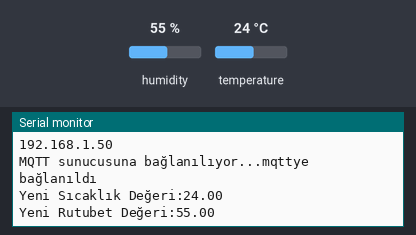
A sketch run on a simulated ESP8266 (NodeMCU). On the bench: the last lines printed to the serial monitor. The test bench sets the inputs (shaded band); at power-on: humidity 55 %, temperature 24 °C. WiFi joins after 1.5 s; servers stay silent unless stated; no MQTT or app messages arrive unless stated.

Above: at 2.7 s.
2.8 s: humidity set to 22 %
At 5.9 s:
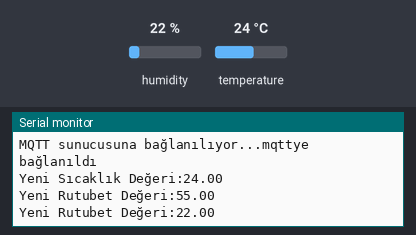
6.6 s: temperature set to 12 °C
At 8.3 s:
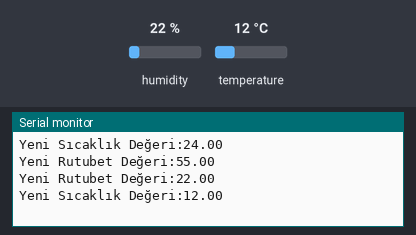
10.4 s: humidity set to 40 %
At 11.9 s:
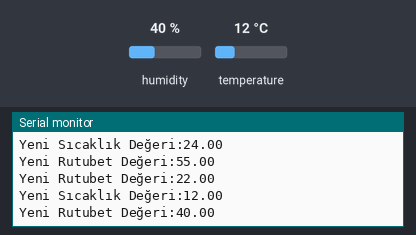

Measured:
- after the input at 2.8 s, the serial monitor: prints a new line after 1.8 s (image 1)
- after the input at 6.6 s, the serial monitor: prints a new line after 1.0 s (image 2)
- after the input at 10.4 s, the serial monitor: prints a new line after 0.20 s (image 3)

The sketch:

mqtt_evassitanidhtsensor.ino
```cpp
#include <ESP8266WiFi.h>
#include <Wire.h>
#include <PubSubClient.h> //https://github.com/knolleary/pubsubclient
#include <Adafruit_Sensor.h>//https://github.com/adafruit/Adafruit_Sensor
#include <DHT.h>//https://github.com/adafruit/DHT-sensor-library

#define wifi_ssid "FiberHGW_ZTZY2R_2.4GHz"
#define wifi_password "******"

//mqtt sunucu bilgilerimiz.
#define mqtt_server "192.168.1.***"
#define mqtt_user "mqtt_user"
#define mqtt_password "abcdefgh"

//mqtt sunucusunda mesaj yayımlayacağımız konu başlıkları ve altındaki veriler
#define humidity_topic "sensor/rutubet"
#define temperature_topic "sensor/sicaklik"

WiFiClient espClient;
PubSubClient client(espClient); //bu nesne sayesinde mqtt sunucusu ile bağlantı sağlayacağız.

// DHT sensör D2 pinine bağlı
#define DHTPIN D2

// DHT tipini seçin
#define DHTTYPE    DHT11     // DHT 11
//#define DHTTYPE    DHT22     // DHT 22 (AM2302)
//#define DHTTYPE    DHT21     // DHT 21 (AM2301)

DHT dht(DHTPIN, DHTTYPE); //bir dht nesnesi oluşturuyoruz

// Kodda kullandığımız değişkenler
float temperature;
float humidity;

void setup() {
  Serial.begin(115200);
  //wifi bağlantısını yaptık
  setup_wifi();
  //mqtt sunucusuna bağlanıyoruz.
  client.setServer(mqtt_server, 1883);

}

//Ağ bağlantısı için gerekli fonksiyonumuz
void setup_wifi() {
  delay(10);
  // ağ bağlantısı ayarları
  Serial.println();
  Serial.print("Ağa Bağlanılıyor: ");
  Serial.println(wifi_ssid);

  WiFi.begin(wifi_ssid, wifi_password);

  while (WiFi.status() != WL_CONNECTED) {
    delay(500);
    Serial.print(".");
  }

  Serial.println("");
  Serial.println("Ağ Bağlantısı Kuruldu");
  Serial.println("IP adresi: ");
  Serial.println(WiFi.localIP());
}

//mqtt sunucusuna bağlantı için gerekli fonksiyonumuz
void reconnect() {
  // Bağlanana kadar kal
  while (!client.connected()) {
    Serial.print("MQTT sunucusuna bağlanılıyor...");
    // Bağlantı ayarları
    // kullancı adı ve şifre kullanmak istemiyorsanız alttaki satırı bir sonraki satırla değiştirin
    //if (client.connect("ESP8266Client")) {
    if (client.connect("ESP8266Client", mqtt_user, mqtt_password)) {
      Serial.println("mqttye bağlanıldı");
    } else {
      Serial.print("HATA, rc=");
      Serial.print(client.state());
      Serial.println(" 5sn içinde tekrar denenecek");
      // 5sn bekle
      delay(5000);
    }
  }
}

//bu fonksiyonu okunan değerlerde değişiklik yoksa boşuna sunucuyu her seferinde meşgul etmemek için kullanabiliriz.
//önceki değer ile yeni değer arası fark belirlenen max fark değerinden küçükse bir işlem yapmayabiliriz.
bool checkBound(float newValue, float prevValue, float maxDiff) {
  return !isnan(newValue) &&
         (newValue < prevValue - maxDiff || newValue > prevValue + maxDiff);
}

//gerekli değişkenlerimizi tanımlıyoruz.
long lastMsg = 0;
float temp = 0.0;
float hum = 0.0;
float diff = 0.2; //ne kadar değişikliği yeni değer olarak kabul etmek istiyoruz?

//LOOP fonksiyonumuz
void loop() {
  //eğer mqtt sunucusuna bağlı değilse bağlanmak için deneyecek
  if (!client.connected()) {
    reconnect();
  }
  client.loop();

//millis kullanarak her bir saniyede bir olacak şekilde sensörden veri okuyoruz.
  long now = millis();
  if (now - lastMsg > 1000) {
     lastMsg = now;
     temperature = dht.readTemperature();
     humidity = dht.readHumidity();

//eğer okunan verilerde diff kadar değişiklik varsa yeni veri olarak alıp yayınlıyoruz.
    if (checkBound(temperature, temp, diff)) {
      temp = temperature;
      Serial.print("Yeni Sıcaklık Değeri:");
      Serial.println(String(temp).c_str());
      client.publish(temperature_topic, String(temp).c_str(), true); //sıcaklık ile ilgili TOPIC'e okunan değeri yayımladık
    }
// aynı şeyler rutubet için de geçerli
    if (checkBound(humidity, hum, diff)) {
      hum = humidity;
      Serial.print("Yeni Rutubet Değeri:");
      Serial.println(String(hum).c_str());
      client.publish(humidity_topic, String(hum).c_str(), true);
    }
  }
}
```
